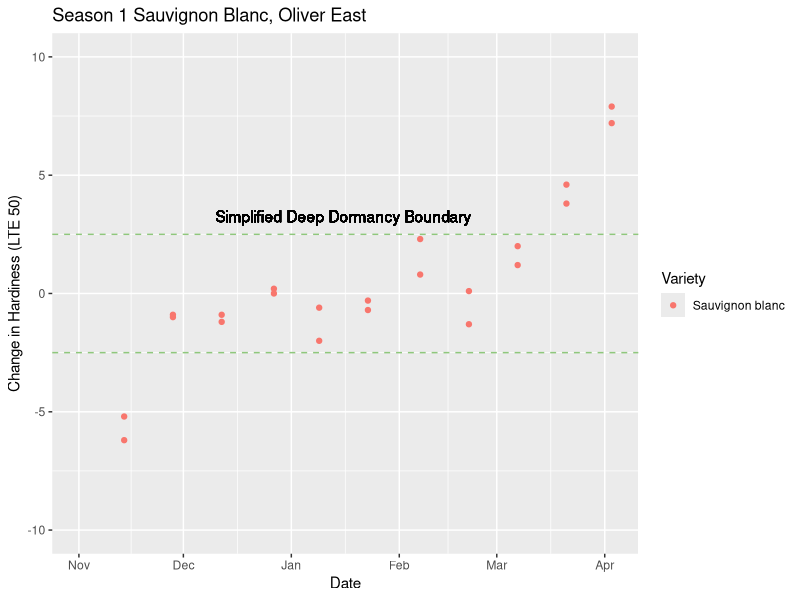
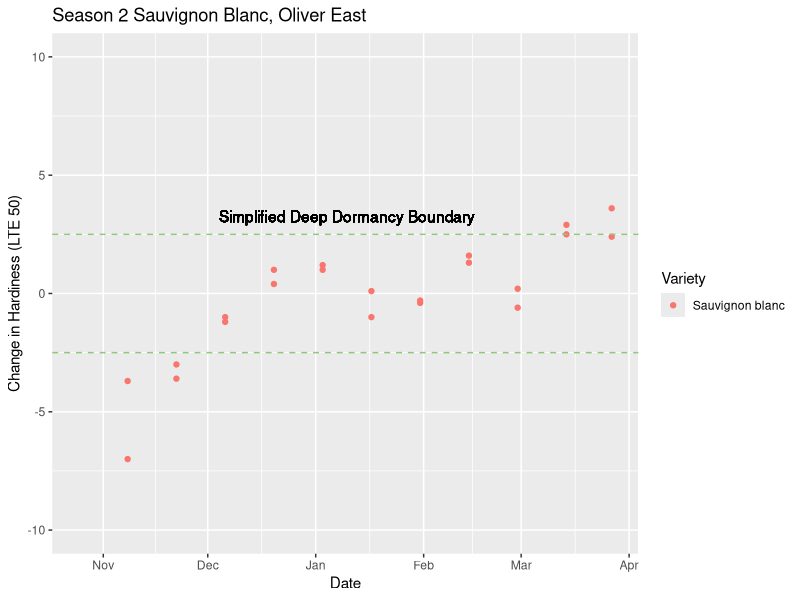
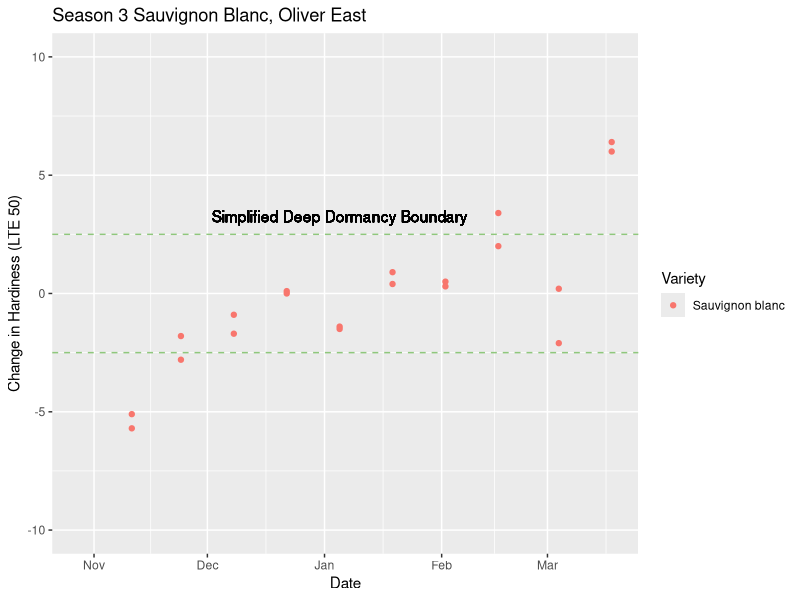
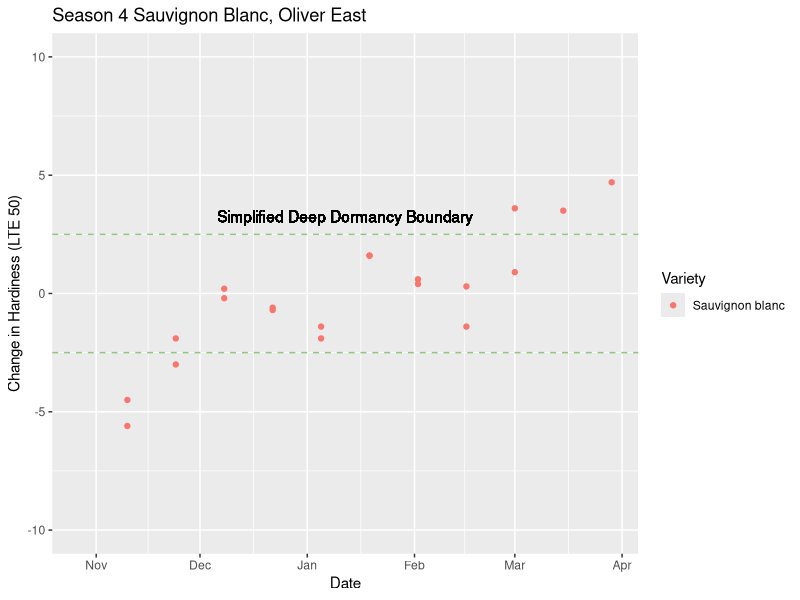
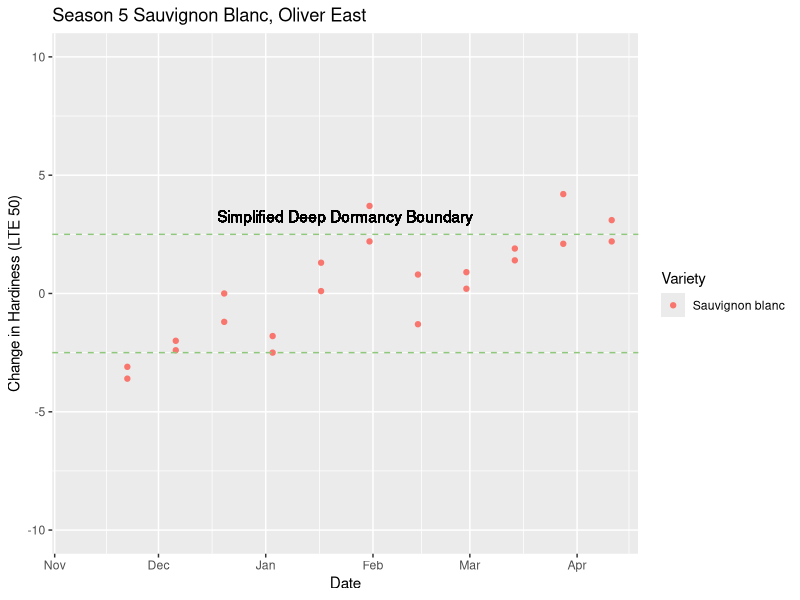
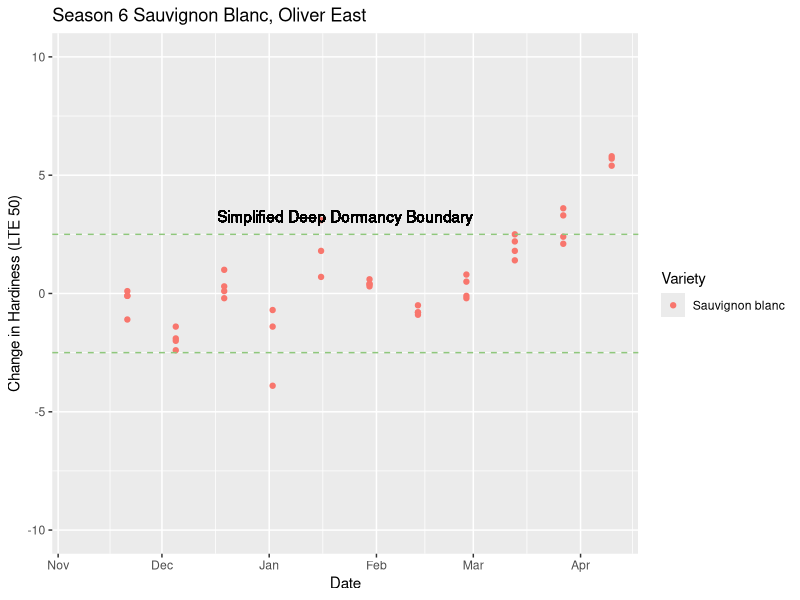
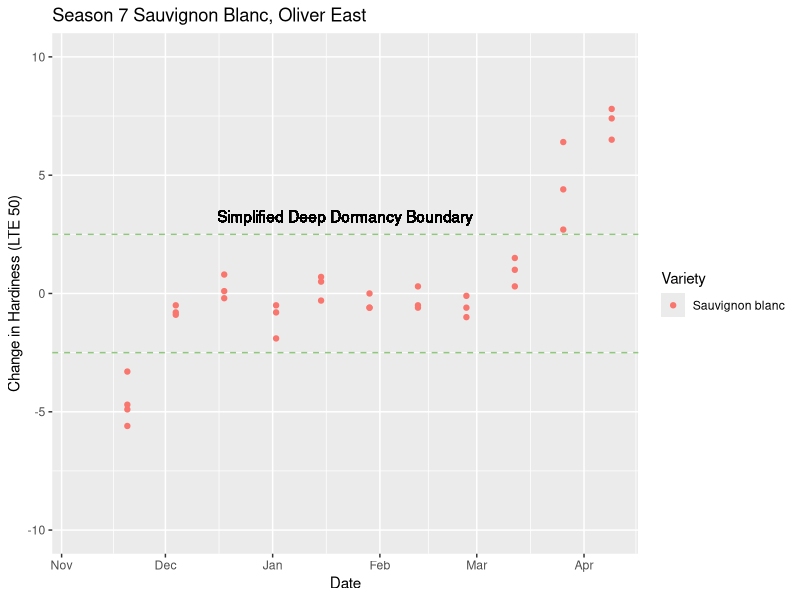

Here is the R script that generated these plots, in order:
# visualizing change in hardiness to separate CA / CD phases
# plotting hardiness_delta and hardiness on the same plot screen
# only sauvignon blanc from oliver east will be plotted
library(ggplot2)
library(dplyr)

# load data

# separate by season

# plot hardiness and hardiness pct_chg on same graph per season
# differentiate variety with colors and site with shapes
# ggplot aes() object specs https://ggplot2.tidyverse.org/articles/ggplot2-specs.html # nolint

# setting wd to ./viz to adhere to analogue to ML wd
setwd("c:/users/adamf/onedrive/documents/code/hardiness/viz")

hardiness <- read.csv("../data/model_train.csv")

# changing datetime to be the correct type
hardiness$datetime <- as.Date(hardiness$datetime, format = "%Y-%m-%d")

sauv_b <- hardiness[hardiness$variety == "Sauvignon blanc", ]

# split up the data into unique seasons
seasons <- sauv_b %>% group_by(season) %>% group_split()

for (season in unique(hardiness$season)) {
    site_counts <- seasons[[season]] %>%
    group_by(site) %>%
    summarize(count = n())

    oe_data <- seasons[[season]][seasons[[season]]$site == "Oliver, east", ]

    ggplot(oe_data, aes(datetime, hardiness_delta)) + # nolint
    geom_point(aes(color = variety)) +
    ylim(-10, 10) +
    labs(title = paste("Season", season, "Sauvignon Blanc, Oliver East"),
    y = "Change in Hardiness (LTE 50)",
    x = "Date",
    colour = "Variety") +
    geom_hline(yintercept = c(-2.5, 2.5), linetype = "dashed", color = "#8fc77c") + # nolint
    geom_text(aes(median(datetime), 2.5, label = "Simplified Deep Dormancy Boundary", vjust = - 1)) #nolint

    ggsave(paste0("hardiness_delta/", "sauvb_oe_", "season", "_", season, ".png")) # nolint
}
